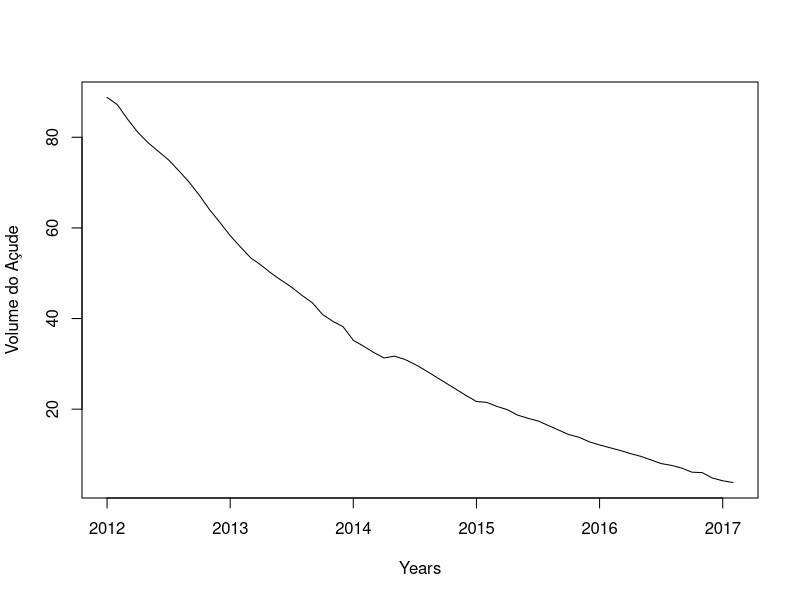
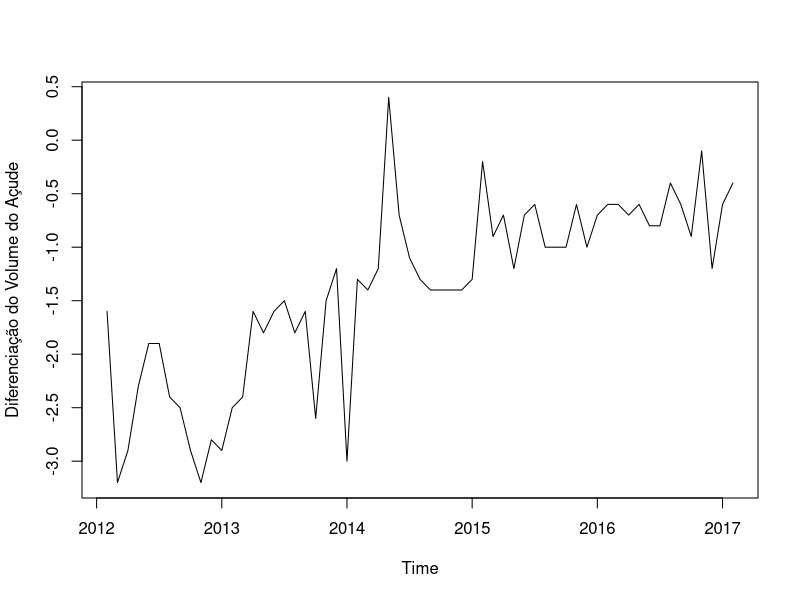
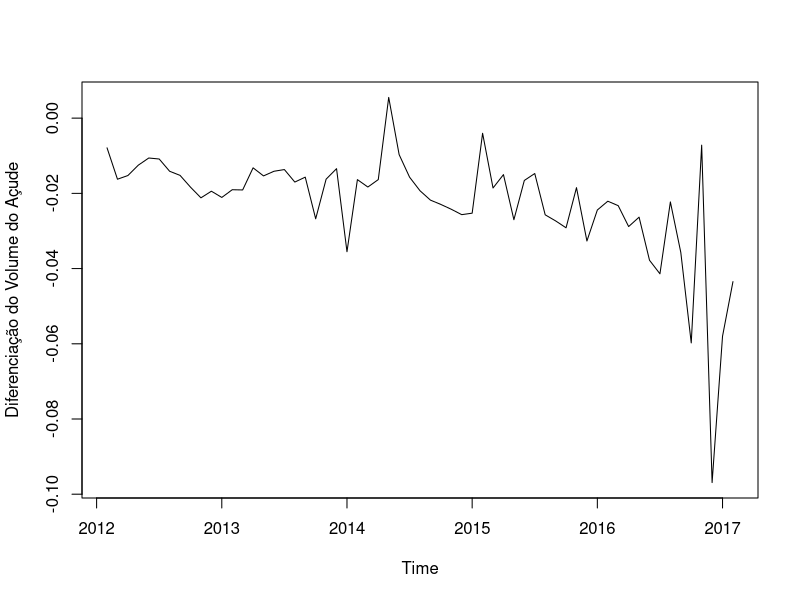
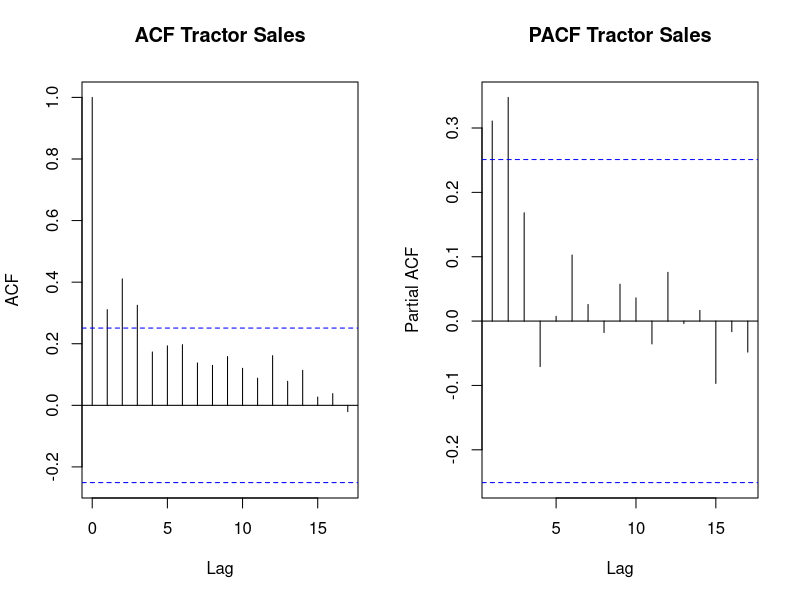

Source code (R) for these figures, in order: (Note: this script raises an error after producing the figures.)
## ---- chunk 1

library(dplyr)
library(ggplot2)

volumes.data <- read.csv("boqueirao_final.csv")

volumes.por.mes <- volumes.data %>%
  group_by(ano, mes) %>%
  summarise(volume = min(volume),
            volume.percentual = min(volume.percentual)) %>%
  filter(ano >= 2012) %>%
  ungroup() %>%
  filter(row_number() != n()) %>%
  group_by(ano,mes)
  
  
## ---- chunk 2

data<-ts(volumes.por.mes$volume.percentual,start = c(2012,1), end = c(2017,2), frequency = 12)

plot(data, xlab="Years", ylab = "Volume do Açude")

## ---- chunk 3

plot(diff(data),ylab="Diferenciação do Volume do Açude")

plot(diff(log10(data)),ylab="Diferenciação do Volume do Açude")

## ---- chunk 4

par(mfrow = c(1,2))
acf(ts(diff(log10(data))),main="ACF Tractor Sales")
pacf(ts(diff(log10(data))),main="PACF Tractor Sales")


## ---- chunk 5
library(forecast)
ARIMAfit <- auto.arima(log10(data), approximation=FALSE,trace=FALSE)
summary(ARIMAfit)
## ---- chunk 6

pred <- predict(ARIMAfit, n.ahead = 36)
pred.df <- data.frame(Y=as.matrix(10^(pred$pred)),date=as.Date(as.yearmon(time(pred$pred))))
print(pred.df)
plot(data,type="l",xlim=c(2012,2018),ylim=c(1,100),xlab = "Year",ylab = "Tractor Sales")
lines(10^(pred$pred),col="blue")
lines(10^(pred$pred+2*pred$se),col="orange")
lines(10^(pred$pred-2*pred$se),col="orange")

